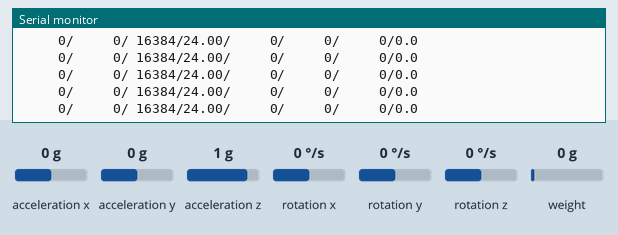
The sketch below on a simulated Arduino Uno, built with avr-gcc and run on an emulated ATmega328P. On the bench: the last lines printed to the serial monitor. Wiring (inferred from the names in the program): MPU-6050 motion sensor at I2C address 0x68. Inputs (shaded band) come from the test bench; at power-on: acceleration x 0 g, weight on the scale 0 g, acceleration y 0 g, acceleration z 1 g, rotation x 0 °/s, rotation y 0 °/s, rotation z 0 °/s.

Above: at 1.3 s.
1.4 s: acceleration x set to -1.4 g
At 1.58 s:
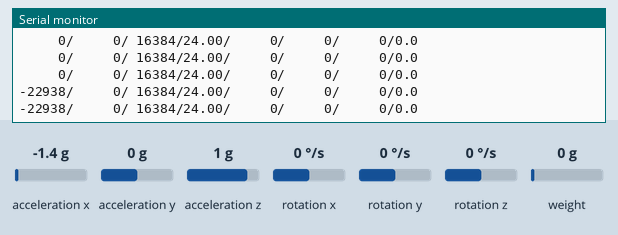
3.4 s: weight on the scale set to 100 g
At 3.42 s:
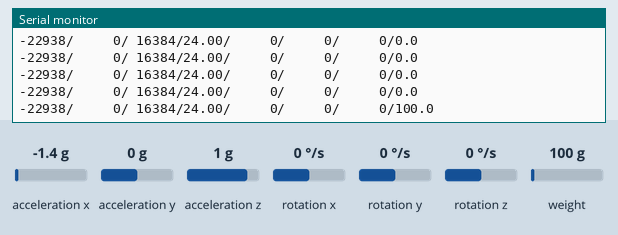
6.4 s: acceleration y set to -1.4 g
At 6.57 s:
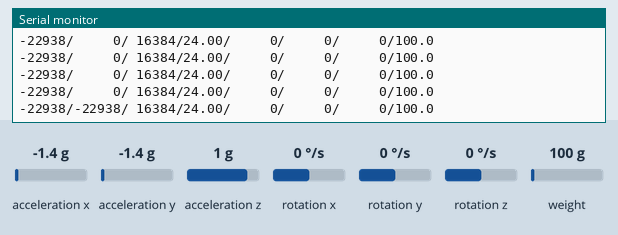
8.3 s: acceleration z set to -1.4 g
At 8.42 s:
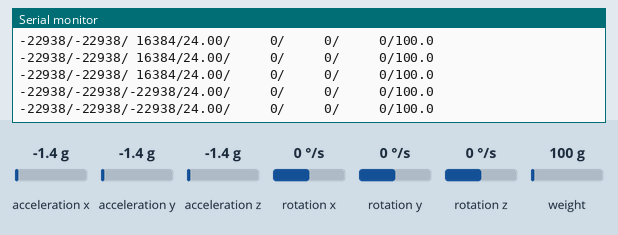
10.2 s: rotation x set to -192 °/s
At 10.27 s:
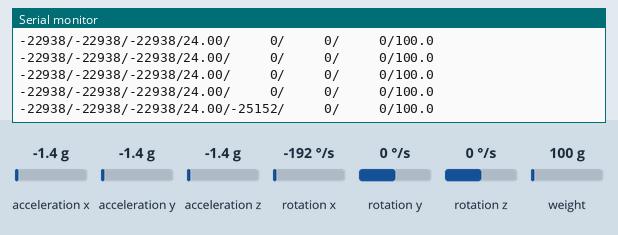
12.1 s: rotation y set to -192 °/s
At 12.22 s:
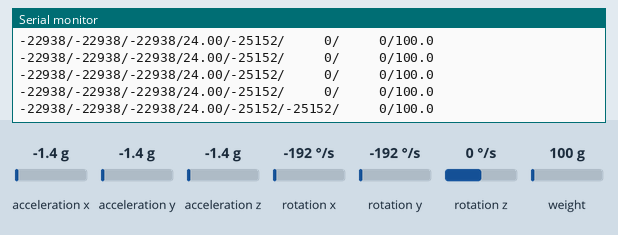

The sketch:

Asspire.ino
```cpp
// Adapted from:
//IMU example code (GY-521 module): Michael Schoeffler 2017, http://www.mschoeffler.de
//Pressure Sensor (MPS20N0040D): FILE: test_modulo_MPS20N0040D.ino; VERSION: 1.0   Description: Program for testing; pressure sensor module type MPS20N0040D; Created on 10/14/2018 by Adriano Gandolfo; Website http://www.adrirobot.it   Blog http://it.emcelettronica.com/author/adrirobot; Facebook page https://www.facebook.com/Adrirobot-318949048122955; Instagram https://www.instagram.com/adrirobot/

#include "Wire.h" // This library allows you to communicate with I2C devices.

#include  "HX711.h"  // analog-to-digital converter management library

const int MPU_ADDR = 0x68; // I2C address of the MPU-6050. If AD0 pin is set to HIGH, the I2C address will be 0x69.

int16_t accelerometer_x, accelerometer_y, accelerometer_z; // variables for accelerometer raw data
int16_t gyro_x, gyro_y, gyro_z; // variables for gyro raw data
int16_t temperature; // variables for temperature data

char tmp_str[7]; // temporary variable used in convert function

HX711 scale;

double tareValue;

char* convert_int16_to_str(int16_t i) { // converts int16 to string. Moreover, resulting strings will have the same length in the debug monitor.
  sprintf(tmp_str, "%6d", i);
  return tmp_str;
}

void setup() {
  Serial.begin(9600);

  // setup for IMU
  Wire.begin();
  Wire.beginTransmission(MPU_ADDR); // Begins a transmission to the I2C slave (GY-521 board)
  Wire.write(0x6B); // PWR_MGMT_1 register
  Wire.write(0); // set to zero (wakes up the MPU-6050)
  Wire.endTransmission(true);

  // setup for pressure sensor
  scale.begin (A1 ,  A0);
  scale.set_scale(2280.f); // this value is obtained by calibrating the scale with known weights
  tareValue = scale.get_units();

}
void loop() {
  Wire.beginTransmission(MPU_ADDR);
  Wire.write(0x3B); // starting with register 0x3B (ACCEL_XOUT_H) [MPU-6000 and MPU-6050 Register Map and Descriptions Revision 4.2, p.40]
  Wire.endTransmission(false); // the parameter indicates that the Arduino will send a restart. As a result, the connection is kept active.
  Wire.requestFrom(MPU_ADDR, 7*2, true); // request a total of 7*2=14 registers

  // "Wire.read()<<8 | Wire.read();" means two registers are read and stored in the same variable
  accelerometer_x = Wire.read()<<8 | Wire.read(); // reading registers: 0x3B (ACCEL_XOUT_H) and 0x3C (ACCEL_XOUT_L)
  accelerometer_y = Wire.read()<<8 | Wire.read(); // reading registers: 0x3D (ACCEL_YOUT_H) and 0x3E (ACCEL_YOUT_L)
  accelerometer_z = Wire.read()<<8 | Wire.read(); // reading registers: 0x3F (ACCEL_ZOUT_H) and 0x40 (ACCEL_ZOUT_L)
  temperature = Wire.read()<<8 | Wire.read(); // reading registers: 0x41 (TEMP_OUT_H) and 0x42 (TEMP_OUT_L)
  gyro_x = Wire.read()<<8 | Wire.read(); // reading registers: 0x43 (GYRO_XOUT_H) and 0x44 (GYRO_XOUT_L)
  gyro_y = Wire.read()<<8 | Wire.read(); // reading registers: 0x45 (GYRO_YOUT_H) and 0x46 (GYRO_YOUT_L)
  gyro_z = Wire.read()<<8 | Wire.read(); // reading registers: 0x47 (GYRO_ZOUT_H) and 0x48 (GYRO_ZOUT_L)

  // print out data from IMU
  Serial.print(convert_int16_to_str(accelerometer_x));
  Serial.print("/");
  Serial.print(convert_int16_to_str(accelerometer_y));
  Serial.print("/");
  Serial.print(convert_int16_to_str(accelerometer_z));
  // the following equation was taken from the documentation [MPU-6000/MPU-6050 Register Map and Description, p.30]
  Serial.print("/");
  Serial.print(temperature/340.00+36.53);
  Serial.print("/");
  Serial.print(convert_int16_to_str(gyro_x));
  Serial.print("/");
  Serial.print(convert_int16_to_str(gyro_y));
  Serial.print("/");
  Serial.print(convert_int16_to_str(gyro_z));

  // print out data from pressure sensor
  if (millis() < 1000){
    tareValue = scale.get_units();
  }
  Serial.print("/");
  Serial.print(scale.get_units() - tareValue, 1);
  Serial.println();


  scale.power_down(); // puts the ADC into sleep
  // delay
  delay(5);
  scale.power_up();
}
```

Measured:
- after the input at 1.4 s, the serial monitor: prints a new line after 0.07 s (image 1)
- after the input at 6.4 s, the serial monitor: prints a new line after 0.06 s (image 3)
- after the input at 8.3 s, the serial monitor: prints a new line at once (image 4)
- after the input at 10.2 s, the serial monitor: prints a new line after 0.07 s (image 5)
- after the input at 12.1 s, the serial monitor: prints a new line at once (image 6)
